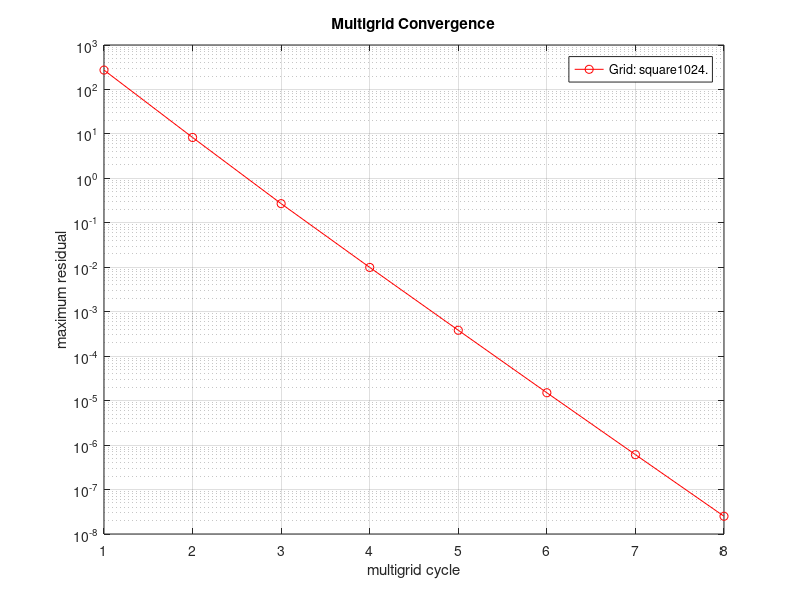

Source code (MATLAB):
t=[1 2 3 4 5 6 7 8 ];
defect=[2.728e+02 8.314e+00 2.698e-01 9.930e-03 3.833e-04 1.505e-05 6.095e-07 2.507e-08 ];
clf
set(gca,'FontSize',16);
plot(t,defect,'r-o');
title('Multigrid Convergence');
ylabel('maximum residual');
xlabel('multigrid cycle');
set(gca,'YScale','log');
grid on
legend('Grid: square1024.','BC: DDDD.','Second-order accurate.','1.1e+06 points. 5 levels.','ave CR=0.035, ECR=0.51');
% pause
% print -deps2 residual.eps
